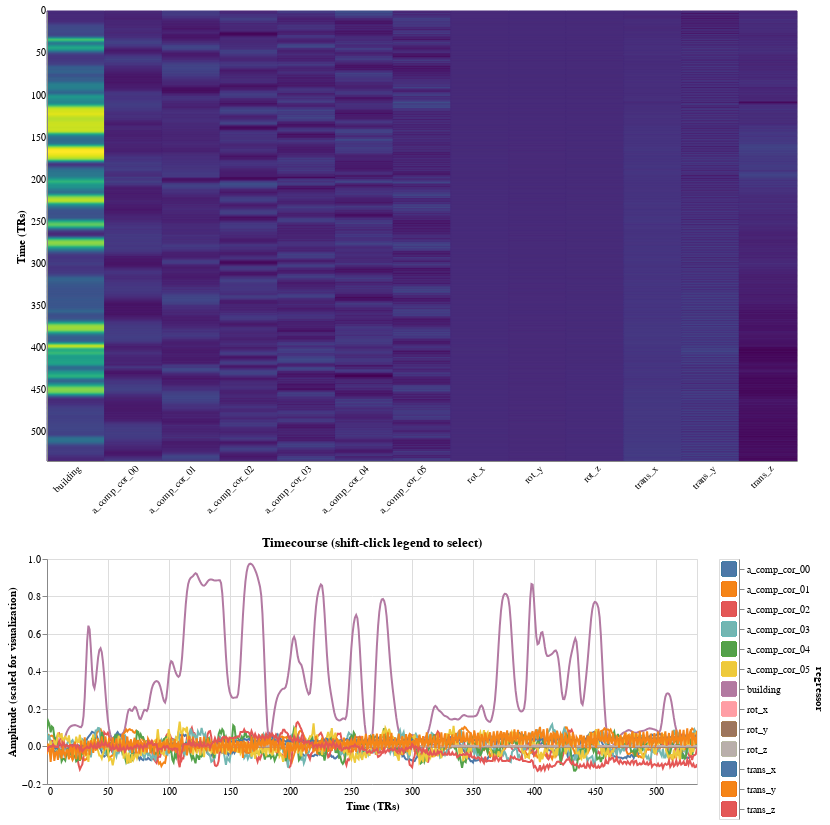

The cell this chart's notebook holds for it:
### Code cell
analysis.plot_report(plot_type='design_matrix_plot')

### Figure 1 — Vega-Lite specification as saved in the notebook (floating-point values rounded to 4 significant figures; data arrays with more than 128 entries replaced by an {"elided": "..."} marker saying what was removed)
{"$schema": "https://vega.github.io/schema/vega-lite/v4.8.1.json", "config": {"scale": {"bandPaddingInner": 0.0}, "view": {"continuousHeight": 300, "continuousWidth": 400}}, "data": {"name": "data-36be952f3873e9d8935e0fcca9b43ef8"}, "datasets": {"data-36be952f3873e9d8935e0fcca9b43ef8": {"elided": "6955 records"}}, "resolve": {"scale": {"color": "independent"}}, "vconcat": [{"encoding": {"fill": {"field": "value", "legend": null, "scale": {"scheme": "viridis"}, "sort": "ascending", "type": "quantitative"}, "stroke": {"field": "value", "legend": null, "scale": {"scheme": "viridis"}, "sort": "ascending", "type": "quantitative"}, "x": {"axis": {"labelAngle": -45, "ticks": false, "title": null}, "field": "regressor", "sort": null, "type": "nominal"}, "y": {"axis": {"labels": true, "ticks": false, "title": "Time (TRs)", "values": [0, 50, 100, 150, 200, 250, 300, 350, 400, 450, 500]}, "field": "scan_number", "type": "ordinal"}}, "height": 450, "mark": "rect", "width": 750}, {"hconcat": [{"encoding": {"color": {"field": "regressor", "legend": null, "type": "nominal"}, "x": {"axis": {"ticks": false, "title": "Time (TRs)", "values": [0, 50, 100, 150, 200, 250, 300, 350, 400, 450, 500]}, "field": "scan_number", "scale": {"domain": [0, 534]}, "type": "quantitative"}, "y": {"axis": {"title": "Amplitude (scaled for visualization)"}, "field": "value", "type": "quantitative"}}, "height": 225, "mark": {"clip": true, "type": "line"}, "title": "Timecourse (shift-click legend to select)", "transform": [{"filter": {"selection": "selector067"}}], "width": 650}, {"encoding": {"color": {"field": "regressor", "legend": null, "type": "nominal"}, "y": {"axis": {"orient": "right"}, "field": "regressor", "type": "nominal"}}, "mark": {"size": 200, "type": "square"}, "selection": {"selector067": {"fields": ["regressor"], "type": "multi"}}}]}]}
